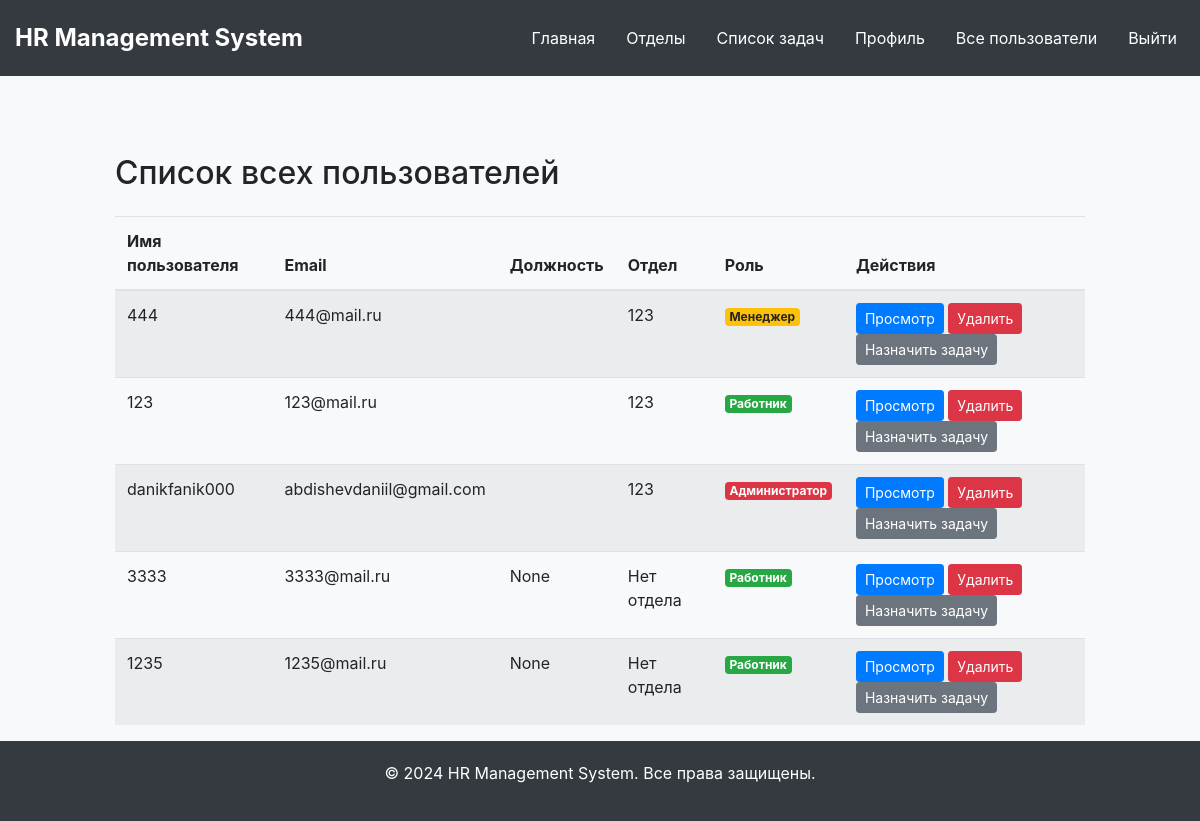
Before: /users (signed in) with the older database file.
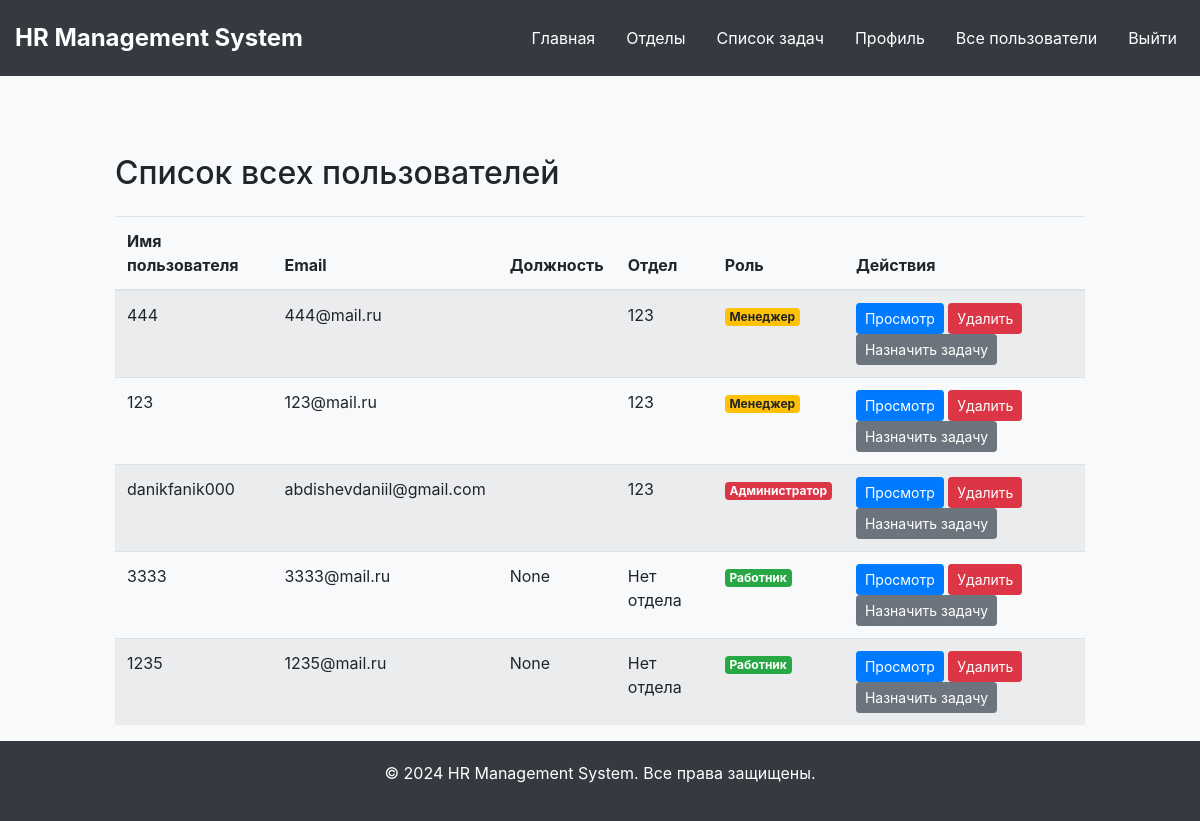
After: the same page with the newer database file.
### app.py (models this page shows)
class User(UserMixin, db.Model):
    id = db.Column(db.Integer, primary_key=True)
    username = db.Column(db.String(20), unique=True, nullable=False)
    email = db.Column(db.String(120), unique=True, nullable=False)
    password = db.Column(db.String(60), nullable=False)
    bio = db.Column(db.String(255))
    passport_data = db.Column(db.String(255))
    department_id = db.Column(db.Integer, db.ForeignKey('department.id'), nullable=True)
    department = db.relationship('Department', foreign_keys=[department_id], backref='users')
    position = db.Column(db.String(100))
    responsibilities = db.Column(db.Text)
    role = db.Column(db.String(20), nullable=False, default='Employee')
    tasks_assigned = db.relationship('Task', foreign_keys='Task.assigned_to', back_populates='assigned_user', lazy=True)
    absences = db.relationship('Absence', backref='user', lazy=True)
    ratings = db.relationship('Rating', backref='user', lazy=True)
    phone_number = db.Column(db.String(20))
    age = db.Column(db.String(20))
    gender = db.Column(db.String(20))
    status = db.Column(db.String(20))

class Department(db.Model):
    id = db.Column(db.Integer, primary_key=True)
    name = db.Column(db.String(100), nullable=False)
    description = db.Column(db.String(255), nullable=True)
    manager_id = db.Column(db.Integer, db.ForeignKey('user.id'))
    manager = db.relationship('User', foreign_keys=[manager_id], backref='managed_departments')
    members = db.relationship('User', secondary=membership, backref='departments')

### app.py (the view)
@app.route("/users")
@login_required
def users():
    if current_user.role not in ['Admin', 'Manager']:
        flash('Доступ запрещен.', 'danger')
        return redirect(url_for('main'))
    all_users = User.query.all()
    return render_template('users.html', title='Все пользователи', users=all_users)

### app.py (called while the page is built)
@login_manager.user_loader
def load_user(user_id):
    return db.session.get(User, int(user_id))

### templates/users.html (shortened to what this page needs)
{% extends "main.html" %}
{% block content %}
<div class="container mt-5">
    <h2 class="mb-4">Список всех пользователей</h2>
    <table class="table table-striped">
        <thead>
            <tr>
                <th>Имя пользователя</th>
                <th>Email</th>
                <th>Должность</th>
                <th>Отдел</th>
                <th>Роль</th>
                <th>Действия</th>
            </tr>
        </thead>
        <tbody>
            {% for user in users %}
            <tr>
                <td>{{ user.username }}</td>
                <td>{{ user.email }}</td>
                <td>{{ user.position }}</td>
                <td>{{ user.department.name if user.department else "Нет отдела" }}</td>
                <td>
                    {% if user.role == 'Admin' %}
                        <span class="badge badge-danger">Администратор</span>
                    {% elif user.role == 'Manager' %}
                        <span class="badge badge-warning">Менеджер</span>
                    {% else %}
                        <span class="badge badge-success">Работник</span>
                    {% endif %}
                </td>
                <td>
                    <a href="{{ url_for('profile', user_id=user.id) }}" class="btn btn-primary btn-sm">Просмотр</a>
                    {% if current_user.role == 'Admin' %}
                    <form method="POST" action="{{ url_for('delete_user', user_id=user.id) }}" style="display:inline;">
                        <button type="submit" class="btn btn-danger btn-sm">Удалить</button>
                    </form>
                    {% endif %}
                    <button type="button" class="btn btn-secondary btn-sm assign-task-btn" data-toggle="modal" data-target="#assignTaskModal" data-user-id="{{ user.id }}">
                        Назначить задачу
                    </button>
                </td>
            </tr>
            {% endfor %}
        </tbody>
    </table>
</div>
{% endblock %}

### templates/main.html (shortened to what this page needs)
<!DOCTYPE html>
<html lang="ru">
<head>
    <link href="https://stackpath.bootstrapcdn.com/bootstrap/4.5.2/css/bootstrap.min.css" rel="stylesheet">
    <link href="https://cdnjs.cloudflare.com/ajax/libs/font-awesome/5.15.3/css/all.min.css" rel="stylesheet">
</head>
<body>
    <header>
        <nav class="navbar navbar-expand-lg">
            <a class="navbar-brand" href="{{ url_for('main') }}">HR Management System</a>
            <div class="collapse navbar-collapse" id="navbarNav">
                <ul class="navbar-nav ml-auto">
                    <li class="nav-item">
                        <a class="nav-link" href="{{ url_for('main') }}">Главная</a>
                    </li>
                    <li class="nav-item">
                        <a class="nav-link" href="{{ url_for('departments') }}">Отделы</a>
                    </li>
                    <li class="nav-item">
                        <a class="nav-link" href="{{ url_for('tasks') }}">Список задач</a>
                    </li>
                    {% if current_user.is_authenticated %}
                    <li class="nav-item">
                        <a class="nav-link" href="{{ url_for('profile', user_id=current_user.id) }}">Профиль</a>
                    </li>
                    {% if current_user.role in ['Admin', 'Manager'] %}
                    <li class="nav-item">
                        <a class="nav-link" href="{{ url_for('users') }}">Все пользователи</a>
                    </li>
                    {% endif %}
                    <li class="nav-item">
                        <a class="nav-link" href="{{ url_for('logout') }}">Выйти</a>
                    </li>
                    {% endif %}
                </ul>
            </div>
        </nav>
    </header>
    <main>
        {% block content %}{% endblock %}
    </main>
    <footer class="footer">
        <div class="container">
            <p>&copy; 2024 HR Management System. Все права защищены.</p>
        </div>
    </footer>
</body>
</html>

### templates/main.html (style rules this page uses)
body { background-color: #f8f9fa; display: flex; flex-direction: column; min-height: 100vh; }
.navbar { margin-bottom: 30px; background-color: #343a40; padding: 15px; }
.navbar-brand { color: #ffffff; font-weight: bold; font-size: 1.5rem; }
.navbar-nav .nav-link { color: #ffffff; font-size: 1rem; margin-left: 15px; }
.footer { background-color: #343a40; color: white; padding: 20px 0; text-align: center; margin-top: auto; }

### templates/users.html (style rules this page uses)
.container { max-width: 1000px; margin: auto; }
.table { margin-top: 20px; }
.badge-success { background-color: #28a745; }
.badge-warning { background-color: #ffc107; }
.badge-danger { background-color: #dc3545; }

Changed rows visible on the page:
changed User "123@mail.ru": role "Работник" → "Менеджер"
